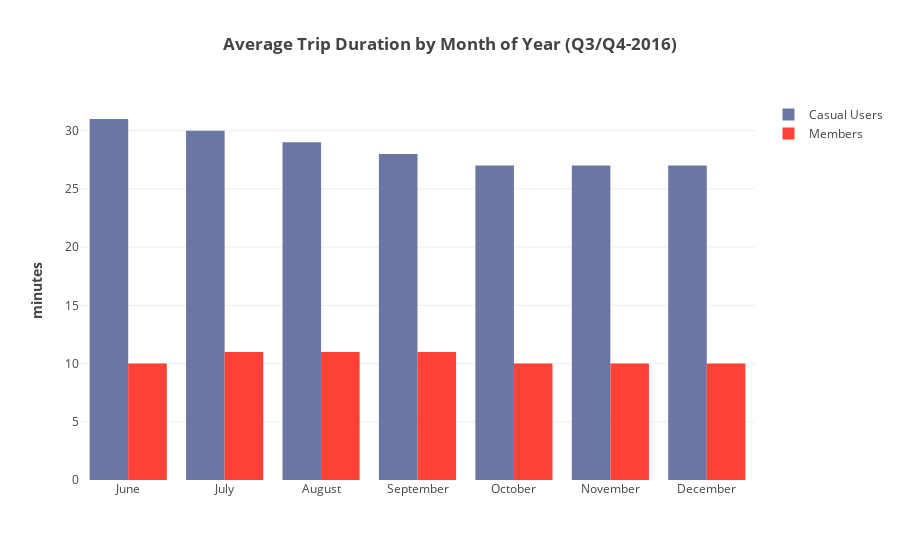

This figure's notebook cell:
### Code cell
tripDurationDF = allTripsWithStationInfo2015_2016[['month', 
                                                   'trip_duration_seconds', 
                                                   'user_type']].sort_values(by='month')
tripDurationDF['month_name']=list(map(lambda x: calendar.month_name[x], tripDurationDF['month']))

tripDurationDF = tripDurationDF.groupby(['month', 
                                         'month_name', 
                                         'user_type'], as_index=False).agg({'trip_duration_seconds':'mean'}).sort_values(by='month')

tripDurationDF['trip_duration_minutes']=tripDurationDF['trip_duration_seconds']/60
tripDurationDF['trip_duration_minutes']=tripDurationDF['trip_duration_minutes'].astype(np.int64)

# Plot in a chart
trace1 = go.Bar(
    y=tripDurationDF[tripDurationDF['user_type']=='Casual']['trip_duration_minutes'],
    x=tripDurationDF[tripDurationDF['user_type']=='Casual']['month_name'],
    name='Casual Users',
    marker=dict(
        color='#6B77A2'
    )
)
trace2 = go.Bar(
    y=tripDurationDF[tripDurationDF['user_type']=='Member']['trip_duration_minutes'],
    x=tripDurationDF[tripDurationDF['user_type']=='Member']['month_name'],
    name='Members',
    marker=dict(
        color='#FF4136'
    )
)
data = [trace1, trace2]

layout = go.Layout(
    title='<b>Average Trip Duration by Month of Year (Q3/Q4-2016)</b>',
    yaxis=dict(
        title='<b>minutes</b>',
        zeroline=False
    ),
    barmode='group'
)
fig = go.Figure(data=data, layout=layout)
iplot(fig)

### Figure 1 — Plotly figure (JSON) as saved in the notebook; plotly's stock layout.template omitted (floating-point values rounded to 4 significant figures)
{"data": [{"marker": {"color": "#6B77A2"}, "name": "Casual Users", "type": "bar", "x": ["June", "July", "August", "September", "October", "November", "December"], "y": [31, 30, 29, 28, 27, 27, 27]}, {"marker": {"color": "#FF4136"}, "name": "Members", "type": "bar", "x": ["June", "July", "August", "September", "October", "November", "December"], "y": [10, 11, 11, 11, 10, 10, 10]}], "layout": {"barmode": "group", "title": "<b>Average Trip Duration by Month of Year (Q3/Q4-2016)</b>", "yaxis": {"title": "<b>minutes</b>", "zeroline": false}}}
